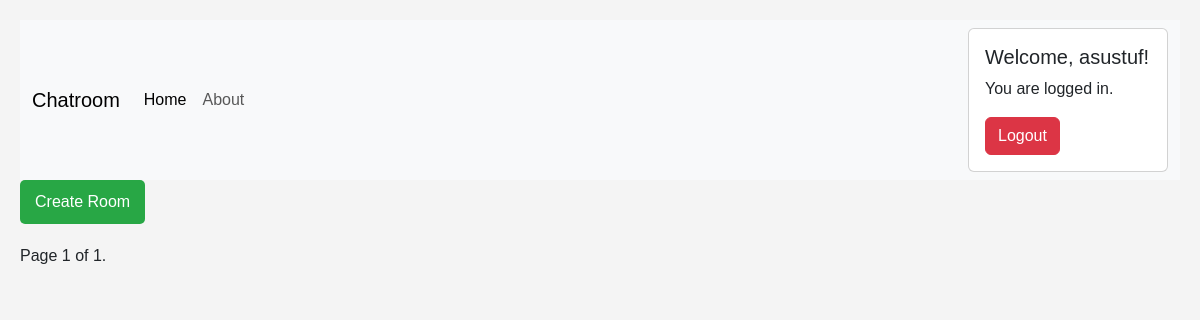
Page / (signed in) on the earlier database version.
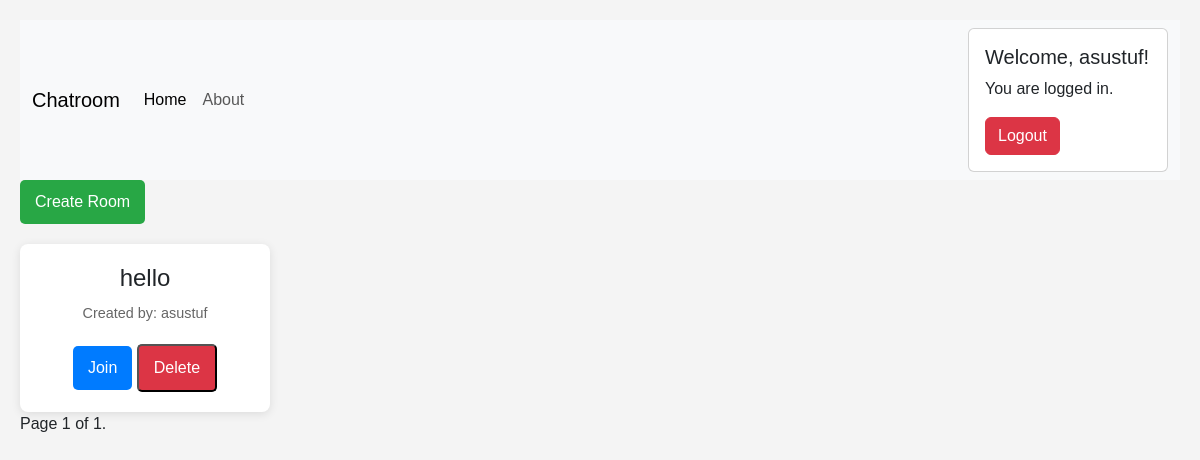
Same page on the later database version.
### core/models.py (models this page shows, shortened)
class rooms(models.Model):
    creator = models.ForeignKey(User, on_delete=models.CASCADE, null=True)
    name = models.TextField(max_length=20)

### core/views.py (the view)
# urls.py: 2. Add a URL to urlpatterns:  path('', views.home, name='home')
class home(ListView):
    model = rooms
    paginate_by = 6
    template_name = "core/home.html"
    context_object_name = 'rooms'

### core/templates/core/home.html (shortened to what this page needs)
{% extends "core/base.html" %}
{% block content %}
    <a href="{% url 'create_room' %}" class="create-room-button">Create Room</a>
    <div class="chatroom-container">
        {% for r in rooms %}
        <div class="chatroom-card">
            <h2 class="room-name">{{ r.name }}</h2>
            <p class="room-creator">Created by: {{ r.creator.username }}</p>
            <a href="{% url 'join_room' r.id %}" class="join-button">Join</a>
            {% if r.creator == user %}
                <form action="{%url 'delete_room' r.id%}" method="post" style="display: inline;">
                    <button type="submit" class="delete-button">Delete</button>
                </form>
            {% endif %}
        </div>
        {% endfor %}
    </div>
    <div class="pagination">
        <span class="step-links">
            <span class="current">
                Page {{ page_obj.number }} of {{ page_obj.paginator.num_pages }}.
            </span>
        </span>
    </div>
{% endblock %}

### core/templates/core/base.html (shortened to what this page needs)
<!doctype html>
<html lang="en">
  <head>
    <link href="https://cdn.jsdelivr.net/npm/bootstrap@5.3.3/dist/css/bootstrap.min.css" rel="stylesheet">
    {% load static %}
  </head>
  <body>
    <nav class="navbar navbar-expand-lg bg-body-tertiary">
        <div class="container-fluid">
          <a class="navbar-brand" href="#">Chatroom</a>
          <div class="collapse navbar-collapse" id="navbarNav">
            <ul class="navbar-nav me-auto">
              <li class="nav-item">
                <a class="nav-link active" aria-current="page" href="{% url 'home'%}">Home</a>
              </li>
              <li class="nav-item">
                <a class="nav-link" href="{% url  'about' %}">About</a>
              </li>
            </ul>
            {% if user.is_authenticated %}
    <ul class="navbar-nav">
        <li class="nav-item">
            <div class="card" style="width: 200px; margin-left: 20px;">
                <div class="card-body">
                    <h5 class="card-title">Welcome, {{ user.username }}!</h5>
                    <p class="card-text">You are logged in.</p>
                    <form action="{% url 'logout' %}" method="post" style="display: inline;">
                        <button type="submit" class="btn btn-danger">Logout</button>
                    </form>
                </div>
            </div>
        </li>
    </ul>
            {% endif %}
          </div>
        </div>
      </nav>
    {% block content %}
   {% endblock %}
</body>
</html>

### core/templates/core/home.html (style rules this page uses)
body { font-family: Arial, sans-serif; background-color: #f4f4f4; margin: 0; padding: 20px; }
.chatroom-container { display: flex; flex-wrap: wrap; gap: 20px; }
.chatroom-card { background-color: white; border-radius: 8px; box-shadow: 0 2px 10px rgba(0, 0, 0, 0.1); padding: 20px; width: 250px; text-align: center; transition: transform 0.3s; }
.room-name { margin: 0 0 10px; font-size: 1.5em; }
.room-creator { font-size: 0.9em; color: #666; margin-bottom: 10px; }
.join-button { display: inline-block; padding: 10px 15px; background-color: #007bff; color: white; text-decoration: none; border-radius: 5px; transition: background-color 0.3s; margin-top: 10px; }
.delete-button { display: inline-block; padding: 10px 15px; background-color: #dc3545; color: white; text-decoration: none; border-radius: 5px; transition: background-color 0.3s; margin-top: 10px; }
.create-room-button { display: inline-block; padding: 10px 15px; background-color: #28a745; color: white; text-decoration: none; border-radius: 5px; margin-bottom: 20px; transition: background-color 0.3s; }

Differences in the rows shown:
added rooms: name "hello", creator.username "asustuf", shows "Delete"
